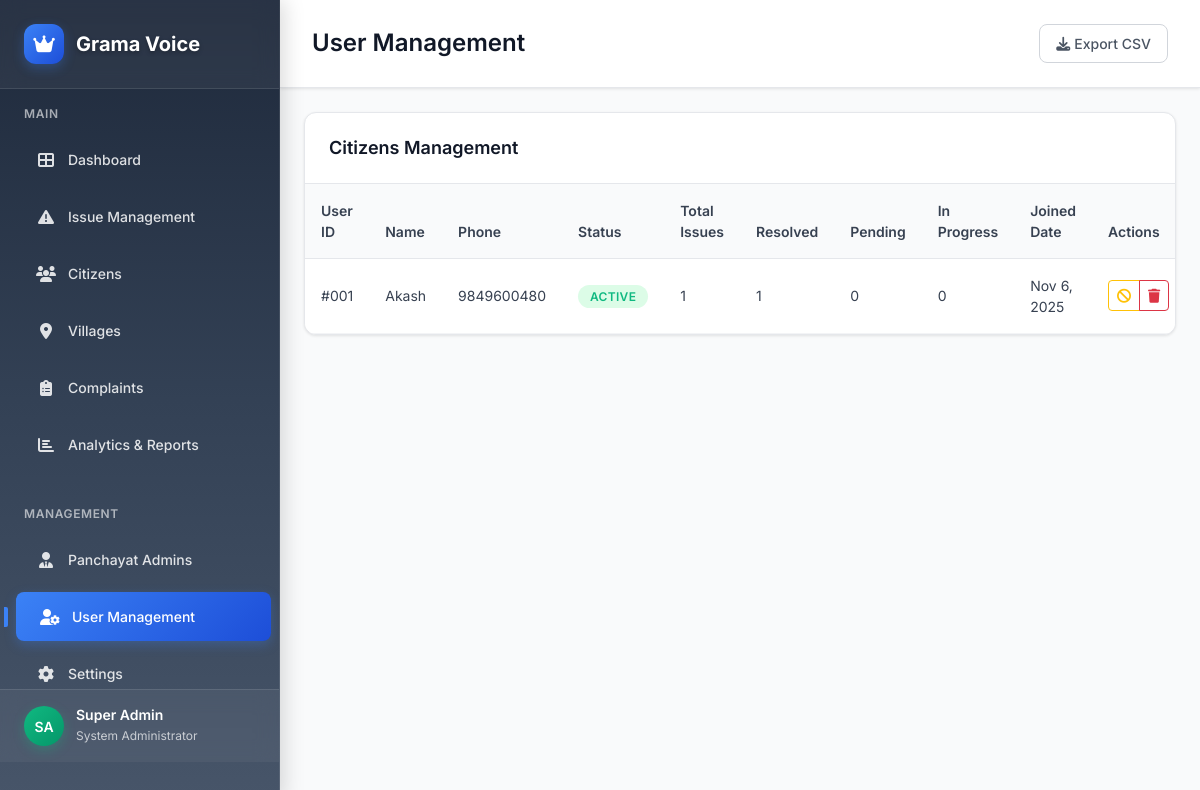
Screenshot of /superadmin/users.php (signed in) with the database file from the repository.
### tables this page shows
CREATE TABLE IF NOT EXISTS users (
    id INT PRIMARY KEY AUTO_INCREMENT,
    name VARCHAR(255) NOT NULL,
    phone VARCHAR(15) UNIQUE NOT NULL,
    email VARCHAR(255) DEFAULT NULL,
    address TEXT DEFAULT NULL,
    otp VARCHAR(10),
    verified BOOLEAN DEFAULT FALSE,
    created_at TIMESTAMP DEFAULT CURRENT_TIMESTAMP,
    updated_at TIMESTAMP DEFAULT CURRENT_TIMESTAMP ON UPDATE CURRENT_TIMESTAMP
);

### config/db.php (called while the page is built, shortened)
<?php
class Database {
    private $connection;
    private static $instance = null;
    private function __construct() {
        try {
            $this->connection = new mysqli(DB_HOST, DB_USERNAME, DB_PASSWORD, DB_NAME);
            $this->connection->set_charset("utf8");
        } catch (Exception $e) {
            $this->logError("Database connection error: " . $e->getMessage());
            die("Database connection error: " . $e->getMessage());
        }
    }
    public static function getInstance() {
        if (self::$instance === null) {
            self::$instance = new self();
        }
        return self::$instance;
    }
    public function getConnection() {
        return $this->connection;
    }
}
function getDB() {
    return Database::getInstance();
}
?>

### superadmin/users.php (the view, shortened to what this page needs)
<?php
require_once '../config/db.php';
$db = getDB();
$users = $db->getConnection()->query("
    SELECT u.*,
           COUNT(i.id) as total_issues,
           COUNT(CASE WHEN i.status = 'Resolved' THEN 1 END) as resolved_issues,
           COUNT(CASE WHEN i.status = 'Pending' THEN 1 END) as pending_issues,
           COUNT(CASE WHEN i.status = 'In Progress' THEN 1 END) as in_progress_issues
    FROM users u
    LEFT JOIN issues i ON u.id = i.user_id
    GROUP BY u.id, u.name, u.phone, u.created_at, u.verified
    ORDER BY u.created_at DESC
")->fetch_all(MYSQLI_ASSOC);
?>
<!DOCTYPE html>
<html lang="en">
<head>
    <link href="https://cdn.jsdelivr.net/npm/bootstrap@5.3.0/dist/css/bootstrap.min.css" rel="stylesheet">
    <link rel="stylesheet" href="https://cdnjs.cloudflare.com/ajax/libs/font-awesome/6.4.0/css/all.min.css">
</head>
<body>
    <div class="sidebar">
        <div class="sidebar-brand">
            <div class="brand-logo">
                <div class="brand-icon">
                    <i class="fas fa-crown"></i>
                </div>
                <div class="brand-text">Grama Voice</div>
            </div>
        </div>
        <div class="sidebar-nav">
            <div class="nav-section">
                <div class="nav-section-title">Main</div>
                <nav class="nav flex-column">
                    <a class="nav-link" href="dashboard.php">
                        <i class="fas fa-th-large nav-icon"></i>Dashboard
                    </a>
                    <a class="nav-link" href="issue_management.php">
                        <i class="fas fa-exclamation-triangle nav-icon"></i>Issue Management
                    </a>
                    <a class="nav-link" href="citizens.php">
                        <i class="fas fa-users nav-icon"></i>Citizens
                    </a>
                    <a class="nav-link" href="villages.php">
                        <i class="fas fa-map-marker-alt nav-icon"></i>Villages
                    </a>
                    <a class="nav-link" href="complaints.php">
                        <i class="fas fa-clipboard-list nav-icon"></i>Complaints
                    </a>
                    <a class="nav-link" href="analytics.php">
                        <i class="fas fa-chart-bar nav-icon"></i>Analytics & Reports
                    </a>
                </nav>
            </div>
            <div class="nav-section">
                <div class="nav-section-title">Management</div>
                <nav class="nav flex-column">
                    <a class="nav-link" href="admins.php">
                        <i class="fas fa-user-tie nav-icon"></i>Panchayat Admins
                    </a>
                    <a class="nav-link active" href="users.php">
                        <i class="fas fa-user-cog nav-icon"></i>User Management
                    </a>
                    <a class="nav-link" href="settings.php">
                        <i class="fas fa-cog nav-icon"></i>Settings
                    </a>
                </nav>
            </div>
        </div>
        <div class="user-profile">
            <div class="user-info">
                <div class="user-avatar">
                    SA
                </div>
                <div class="user-details">
                    <h6>Super Admin</h6>
                    <small>System Administrator</small>
                </div>
            </div>
        </div>
    </div>
    <div class="main-content">
        <div class="top-header">
            <div class="header-content">
                <h1 class="page-title">User Management</h1>
                <div class="header-actions">
                    <button class="btn-outline" onclick="exportToCSV()">
                        <i class="fas fa-download me-1"></i>Export CSV
                    </button>
                </div>
            </div>
        </div>
        <div class="p-4">
            <div class="table-container">
                <div class="table-header">
                    <h5 class="table-title">Citizens Management</h5>
                </div>
                <div class="table-responsive">
                    <table class="table table-hover mb-0">
                        <thead>
                            <tr>
                                <th>User ID</th>
                                <th>Name</th>
                                <th>Phone</th>
                                <th>Status</th>
                                <th>Total Issues</th>
                                <th>Resolved</th>
                                <th>Pending</th>
                                <th>In Progress</th>
                                <th>Joined Date</th>
                                <th>Actions</th>
                            </tr>
                        </thead>
                        <tbody>
                            <?php foreach ($users as $user): ?>
                                <tr>
                                    <td>#<?php echo str_pad($user['id'], 3, '0', STR_PAD_LEFT); ?></td>
                                    <td><?php echo htmlspecialchars($user['name']); ?></td>
                                    <td><?php echo htmlspecialchars($user['phone']); ?></td>
                                    <td>
                                        <span class="status-badge <?php echo $user['verified'] ? 'status-active' : 'status-blocked'; ?>">
                                            <?php echo $user['verified'] ? 'Active' : 'Blocked'; ?>
                                        </span>
                                    </td>
                                    <td><?php echo $user['total_issues']; ?></td>
                                    <td><?php echo $user['resolved_issues']; ?></td>
                                    <td><?php echo $user['pending_issues']; ?></td>
                                    <td><?php echo $user['in_progress_issues']; ?></td>
                                    <td><?php echo date('M j, Y', strtotime($user['created_at'])); ?></td>
                                    <td>
                                        <div class="btn-group" role="group">
                                            <?php if ($user['verified']): ?>
                                                <button class="btn btn-sm btn-outline-warning" onclick="blockUser(<?php echo $user['id']; ?>, '<?php echo htmlspecialchars($user['name']); ?>')">
                                                    <i class="fas fa-ban"></i>
                                                </button>
                                            <?php else: ?>
                                                <button class="btn btn-sm btn-outline-success" onclick="unblockUser(<?php echo $user['id']; ?>, '<?php echo htmlspecialchars($user['name']); ?>')">
                                                    <i class="fas fa-check"></i>
                                                </button>
                                            <?php endif; ?>
                                            <button class="btn btn-sm btn-outline-danger" onclick="deleteUser(<?php echo $user['id']; ?>, '<?php echo htmlspecialchars($user['name']); ?>')">
                                                <i class="fas fa-trash"></i>
                                            </button>
                                        </div>
                                    </td>
                                </tr>
                            <?php endforeach; ?>
                        </tbody>
                    </table>
                </div>
            </div>
        </div>
    </div>
</body>
</html>

### rows the page displays
users: id "001", name "Akash", phone "9849600480", verified "ACTIVE", total_issues "1", resolved_issues "1", pending_issues "0", in_progress_issues "0", created_at "Nov 6, 2025"
